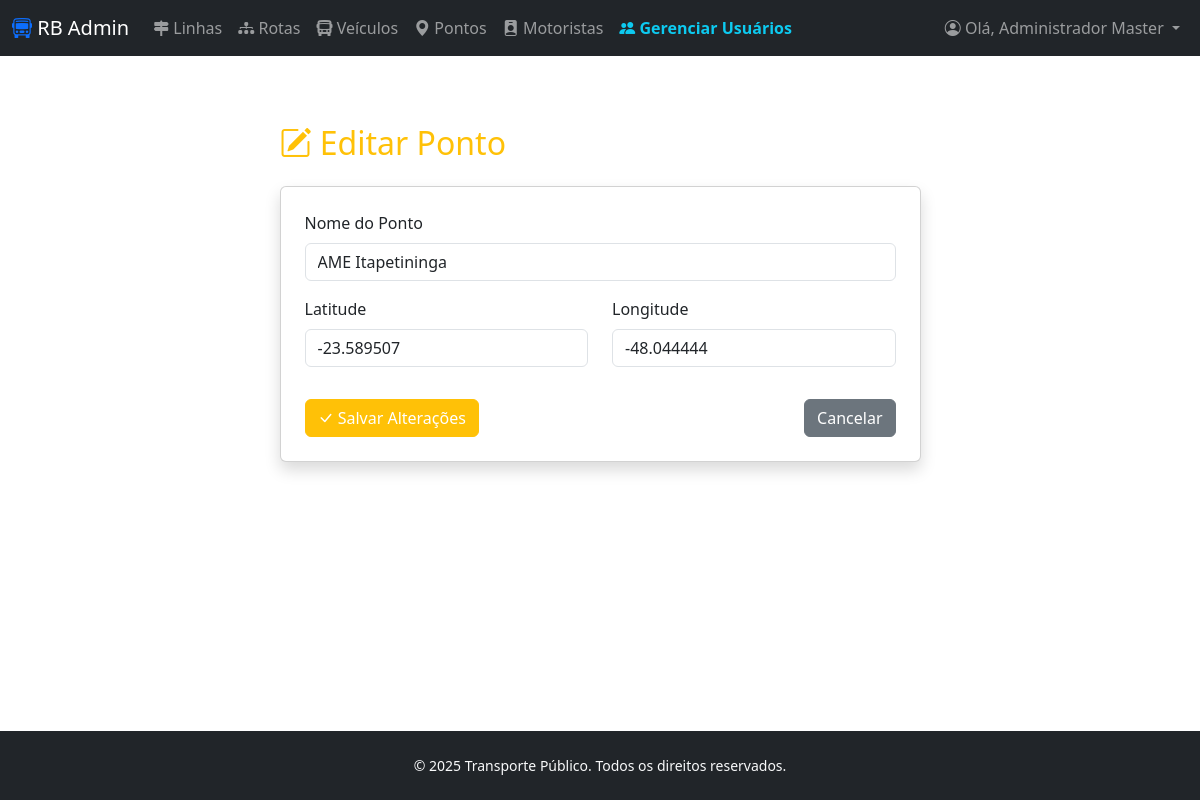
/admin/pontos_atualiza.php?id=4 (signed in), run on the app's committed database.
### tables this page shows
CREATE TABLE tbpontos (
    id_ponto INT PRIMARY KEY AUTO_INCREMENT,
    nome VARCHAR(100) NOT NULL,
    latitude DECIMAL(10,6) NOT NULL,
    longitude DECIMAL(10,6) NOT NULL
);

### admin/pontos_atualiza.php (the view, shortened to what this page needs)
<?php
include("../connections/db_connect.php");
mysqli_select_db($conn, $database_conn);
$id_ponto = $_GET['id'];
$sql_busca = "SELECT * FROM tbpontos WHERE id_ponto = '$id_ponto'";
$dados = $conn->query($sql_busca)->fetch_assoc();
include '../admin/header.php';
?>
<body>
   <div class="container mt-5">
    <div class="row justify-content-center">
        <div class="col-md-7">
            <h2 class="text-warning mb-4"><i class="bi bi-pencil-square"></i> Editar Ponto</h2>
            <div class="card p-4 shadow">
                <form action="pontos_atualiza.php?id=<?php echo $id_ponto; ?>" method="post">
                    <div class="mb-3">
                        <label class="form-label">Nome do Ponto</label>
                        <input type="text" name="nome" class="form-control" value="<?php echo $dados['nome']; ?>" required>
                    </div>
                    <div class="row">
                        <div class="col-md-6 mb-3">
                            <label class="form-label">Latitude</label>
                            <input type="number" name="latitude" class="form-control" step="any" value="<?php echo $dados['latitude']; ?>" required>
                        </div>
                        <div class="col-md-6 mb-3">
                            <label class="form-label">Longitude</label>
                            <input type="number" name="longitude" class="form-control" step="any" value="<?php echo $dados['longitude']; ?>" required>
                        </div>
                    </div>
                    <div class="d-flex justify-content-between pt-3">
                         <button type="submit" class="btn btn-warning text-white"><i class="bi bi-check-lg"></i> Salvar Alterações</button>
                         <a href="pontos_lista.php" class="btn btn-secondary">Cancelar</a>
                    </div>
                </form>
            </div>
        </div>
    </div>
</div>
<?php include '../admin/footer.php'; ?>
</body>

### css/meu_estilo.css (style rules this page uses)
:root { --cor-primaria: #1e3c72; --cor-fundo: #f4f7f6; }
body { background-color: #f4f7f6; font-family: 'Segoe UI', Tahoma, Geneva, Verdana, sans-serif; }

### admin/pontos_atualiza.php (style rules this page uses)
body { display: flex; flex-direction: column; min-height: 100vh; margin: 0; font-family: 'Segoe UI', sans-serif; }

### data on the page
tbpontos: nome "AME Itapetininga", latitude "-23.589507", longitude "-48.044444"

### other printed values
$_SESSION['nome_usuario'] "Administrador Master"
